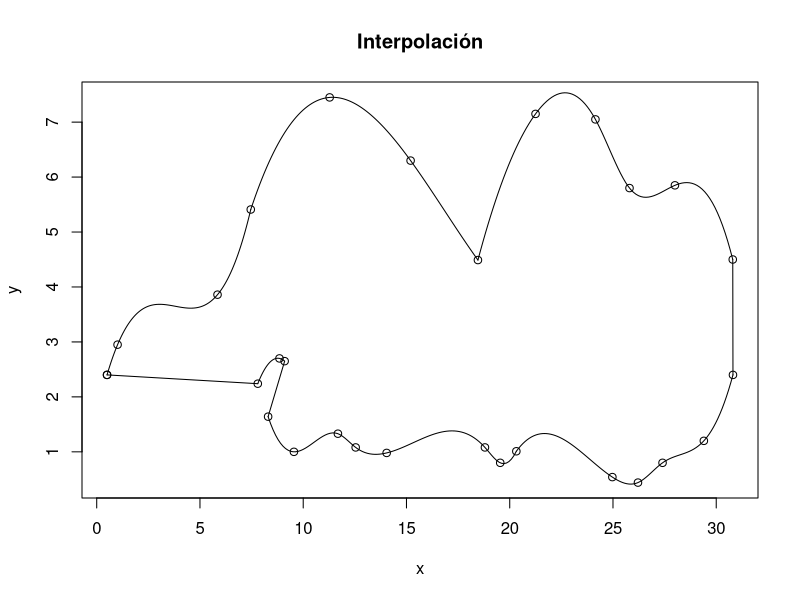

This chart was generated by the following R code:
#####################
#silueta del perrito
#####################

####QUIZ ANALISIS NUMERICO

#PUNTO 5
#############
#Variables SILUETA DEL PERRO
#############


x = c(00.50, 01.01, 05.85, 07.46, 11.28, 15.20, 18.46, 21.25, 24.15, 25.80, 28.00, 30.80, 30.81, 29.40, 27.40, 26.21, 24.97, 20.32, 19.54, 18.80, 14.04, 12.54, 11.68, 09.55, 08.30, 09.10, 08.85, 07.80, 00.50)
y = c(02.40, 02.95, 03.86, 05.41, 07.45, 06.30, 04.49, 07.15, 07.05, 05.80, 05.85, 04.50, 02.40, 01.20, 00.80, 00.44, 00.54, 01.01, 00.80, 01.08, 00.98, 01.08, 01.33, 01.00, 01.64, 02.65, 02.70, 02.24, 02.40)
#Procedimiento
plot(x,y,main = "Interpolación")
vx1 = c(x[1:4])
vy1 = c(y[1:4])
splines = splinefun(vx1,vy1, method = "fmm")
curve(splines(x), add = TRUE, col = 1, from = vx1[1], to = vx1[length(vx1)])
vx2 = c(x[4:7])
vy2 = c(y[4:7])
splines = splinefun(vx2,vy2, method = "fmm")
curve(splines(x), add = TRUE, col = 1, from = vx2[1], to = vx2[length(vx2)])
vx3 = c(x[7:12])
vy3 = c(y[7:12])
splines = splinefun(vx3,vy3, method = "fmm")
curve(splines(x), add = TRUE, col = 1, from = vx3[1], to = vx3[length(vx3)])
vx4 = c(x[12:13])
vy4 = c(y[12:13])
splines = splinefun(vx4,vy4, method = "fmm")
curve(splines(x), add = TRUE, col = 1, from = vx4[1], to = vx4[length(vx4)])
vx5 = c(x[13:18])
vy5 = c(y[13:18])
splines = splinefun(vx5,vy5, method = "fmm")
curve(splines(x), add = TRUE, col = 1, from = vx5[1], to = vx5[length(vx5)])
vx6 = c(x[18:25])
vy6 = c(y[18:25])
splines = splinefun(vx6,vy6, method = "fmm")
curve(splines(x), add = TRUE, col = 1, from = vx6[1], to = vx6[length(vx6)])
vx7 = c(x[25:26])
vy7 = c(y[25:26])
splines = splinefun(vx7,vy7, method = "fmm")
curve(splines(x), add = TRUE, col = 1, from = vx7[1], to = vx7[length(vx7)])
vx8 = c(x[26:28])
vy8 = c(y[26:28])
splines = splinefun(vx8,vy8, method = "fmm")
curve(splines(x), add = TRUE, col = 1, from = vx8[1], to = vx8[length(vx8)])
vx9 = c(x[28:29])
vy9 = c(y[28:29])
splines = splinefun(vx9,vy9, method = "fmm")
curve(splines(x), add = TRUE, col = 1, from = vx9[1], to = vx9[length(vx9)])